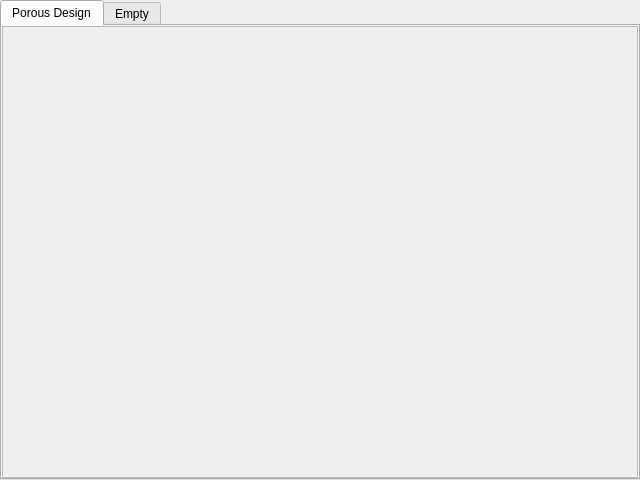
<?xml version="1.0" encoding="UTF-8"?>
<ui version="4.0">
 <class>ControlWidget</class>
 <widget class="QWidget" name="ControlWidget">
  <property name="geometry">
   <rect>
    <x>0</x>
    <y>0</y>
    <width>640</width>
    <height>480</height>
   </rect>
  </property>
  <property name="minimumSize">
   <size>
    <width>360</width>
    <height>0</height>
   </size>
  </property>
  <property name="windowTitle">
   <string>Form</string>
  </property>
  <layout class="QHBoxLayout" name="horizontalLayout">
   <property name="spacing">
    <number>0</number>
   </property>
   <property name="leftMargin">
    <number>0</number>
   </property>
   <property name="topMargin">
    <number>0</number>
   </property>
   <property name="rightMargin">
    <number>0</number>
   </property>
   <property name="bottomMargin">
    <number>0</number>
   </property>
   <item>
    <widget class="QTabWidget" name="tabWidget">
     <property name="currentIndex">
      <number>0</number>
     </property>
     <widget class="QWidget" name="tab">
      <attribute name="title">
       <string>Porous Design</string>
      </attribute>
      <layout class="QVBoxLayout" name="verticalLayout">
       <property name="spacing">
        <number>0</number>
       </property>
       <property name="leftMargin">
        <number>0</number>
       </property>
       <property name="topMargin">
        <number>0</number>
       </property>
       <property name="rightMargin">
        <number>0</number>
       </property>
       <property name="bottomMargin">
        <number>0</number>
       </property>
       <item>
        <widget class="QScrollArea" name="scrollArea">
         <property name="widgetResizable">
          <bool>true</bool>
         </property>
         <widget class="QWidget" name="scrollAreaWidgetContents">
          <property name="geometry">
           <rect>
            <x>0</x>
            <y>0</y>
            <width>634</width>
            <height>447</height>
           </rect>
          </property>
         </widget>
        </widget>
       </item>
      </layout>
     </widget>
     <widget class="QWidget" name="tab_2">
      <attribute name="title">
       <string>Empty</string>
      </attribute>
     </widget>
    </widget>
   </item>
  </layout>
 </widget>
 <resources/>
 <connections/>
</ui>
